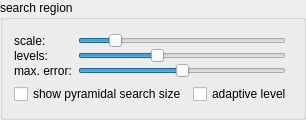
            <widget class="QGroupBox" name="groupBox_6">
             <property name="sizePolicy">
              <sizepolicy hsizetype="Preferred" vsizetype="Preferred">
               <horstretch>0</horstretch>
               <verstretch>0</verstretch>
              </sizepolicy>
             </property>
             <property name="minimumSize">
              <size>
               <width>0</width>
               <height>120</height>
              </size>
             </property>
             <property name="maximumSize">
              <size>
               <width>9999</width>
               <height>16777215</height>
              </size>
             </property>
             <property name="title">
              <string>search region</string>
             </property>
             <layout class="QVBoxLayout" name="verticalLayout_20">
              <item>
               <layout class="QVBoxLayout" name="verticalLayout">
                <item>
                 <layout class="QGridLayout" name="gridLayout_17" columnstretch="0,1,0">
                  <property name="verticalSpacing">
                   <number>0</number>
                  </property>
                  <item row="0" column="0">
                   <widget class="QLabel" name="label_52">
                    <property name="maximumSize">
                     <size>
                      <width>100</width>
                      <height>16777215</height>
                     </size>
                    </property>
                    <property name="text">
                     <string>scale:</string>
                    </property>
                   </widget>
                  </item>
                  <item row="0" column="1">
                   <widget class="PSlider" name="trackRegionScale">
                    <property name="minimum">
                     <number>1</number>
                    </property>
                    <property name="value">
                     <number>16</number>
                    </property>
                    <property name="orientation">
                     <enum>Qt::Horizontal</enum>
                    </property>
                   </widget>
                  </item>
                  <item row="0" column="2">
                   <widget class="PSpinBox" name="spin_trackRegionScale" native="true">
                    <property name="minimum" stdset="0">
                     <number>1</number>
                    </property>
                    <property name="maximum" stdset="0">
                     <number>100</number>
                    </property>
                    <property name="value" stdset="0">
                     <number>16</number>
                    </property>
                   </widget>
                  </item>
                  <item row="1" column="0">
                   <widget class="QLabel" name="label_53">
                    <property name="maximumSize">
                     <size>
                      <width>100</width>
                      <height>16777215</height>
                     </size>
                    </property>
                    <property name="text">
                     <string>levels:</string>
                    </property>
                   </widget>
                  </item>
                  <item row="1" column="1">
                   <widget class="PSlider" name="trackRegionLevels">
                    <property name="minimum">
                     <number>0</number>
                    </property>
                    <property name="maximum">
                     <number>8</number>
                    </property>
                    <property name="value">
                     <number>3</number>
                    </property>
                    <property name="orientation">
                     <enum>Qt::Horizontal</enum>
                    </property>
                   </widget>
                  </item>
                  <item row="1" column="2">
                   <widget class="PSpinBox" name="spin_trackRegionLevels" native="true">
                    <property name="minimum" stdset="0">
                     <number>0</number>
                    </property>
                    <property name="maximum" stdset="0">
                     <number>8</number>
                    </property>
                    <property name="value" stdset="0">
                     <number>3</number>
                    </property>
                   </widget>
                  </item>
                  <item row="2" column="1">
                   <widget class="PSlider" name="trackErrorExponent">
                    <property name="minimum">
                     <number>-10</number>
                    </property>
                    <property name="maximum">
                     <number>10</number>
                    </property>
                    <property name="pageStep">
                     <number>3</number>
                    </property>
                    <property name="orientation">
                     <enum>Qt::Horizontal</enum>
                    </property>
                   </widget>
                  </item>
                  <item row="2" column="0">
                   <widget class="QLabel" name="label_66">
                    <property name="maximumSize">
                     <size>
                      <width>100</width>
                      <height>16777215</height>
                     </size>
                    </property>
                    <property name="text">
                     <string>max. error:</string>
                    </property>
                   </widget>
                  </item>
                  <item row="2" column="2">
                   <widget class="PSpinBox" name="spin_trackErrorExponent" native="true">
                    <property name="minimum" stdset="0">
                     <number>-10</number>
                    </property>
                    <property name="maximum" stdset="0">
                     <number>10</number>
                    </property>
                   </widget>
                  </item>
                 </layout>
                </item>
                <item>
                 <layout class="QHBoxLayout" name="horizontalLayout_23">
                  <item>
                   <widget class="QCheckBox" name="trackShowSearchSize">
                    <property name="maximumSize">
                     <size>
                      <width>300</width>
                      <height>16777215</height>
                     </size>
                    </property>
                    <property name="text">
                     <string>show pyramidal search size</string>
                    </property>
                   </widget>
                  </item>
                  <item>
                   <widget class="QCheckBox" name="adaptiveLevel">
                    <property name="toolTip">
                     <string>When checked, failed attempts to track are repeated with a lower pyramid level. Mostly results in worse trajectories.</string>
                    </property>
                    <property name="text">
                     <string>adaptive level</string>
                    </property>
                   </widget>
                  </item>
                 </layout>
                </item>
               </layout>
              </item>
             </layout>
            </widget>
